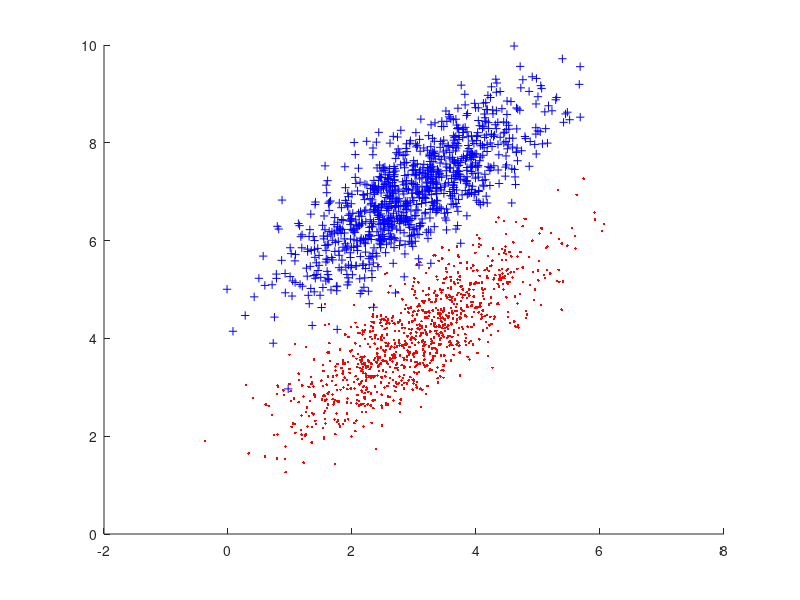

MATLAB code to generate this figure: (Note: this script raises an error after producing the figure.)
% Max_Fail Parameter to show differences in cuttof fialur amout
% Train BR is the train basian


data1 = mvnrnd([3 4],[1,.8;.8,1],1000);
data2 = mvnrnd([3 7],[1,.8;.8,1],1000);
labels = [ones(length(data1),1);2*ones(length(data2),1)];
X = [data1;data2];
hold on
plot(data1(:,1),data1(:,2),'.r')
plot(data2(:,1),data2(:,2),'+b')
hold off
X= X';
Y = labels;
t = zeros(2,length(Y));
for i = 1: length(Y)
    if(Y(i)==1)
        t(1,i) = 1;
        t(2,i) = 0;
    else
        t(1,i) = 0;
        t(2,i) = 1;
    end
end
%net = feedforwardnet(50,'trainbr');
%net.divideFcn = '';
net = feedforwardnet(50);
net.trainParam.max_fail = 5;
net.trainParam.showWindow = 1;
net = train(net, X,t);
pre = net(X);
plotconfusion(t, pre, 'Classifications and Missclassifications');
figure
hold on
WrongClass1 = 0;
WrongClass2 = 0;
for i = 1:2000
    if(pre(1,i) > pre(2,i))
        plot(X(1,i),X(2,i),'.r');
        if(i > 1000)
           WrongClass1 = WrongClass1 + 1; 
           plot(X(1,i),X(2,i),'or');
        else
            plot(X(1,i),X(2,i),'.r');
        end
    else
        plot(X(1,i),X(2,i),'+b');
        if(i <= 1000)
           WrongClass2 = WrongClass2 + 1; 
           plot(X(1,i),X(2,i),'ob');
        else
            plot(X(1,i),X(2,i),'+b');
        end
    end
end
V = sprintf('Missclassified in class 1: %d',WrongClass1);
Z = sprintf('Missclassified in class 2: %d',WrongClass2);
disp(V);
disp(Z);
hold off